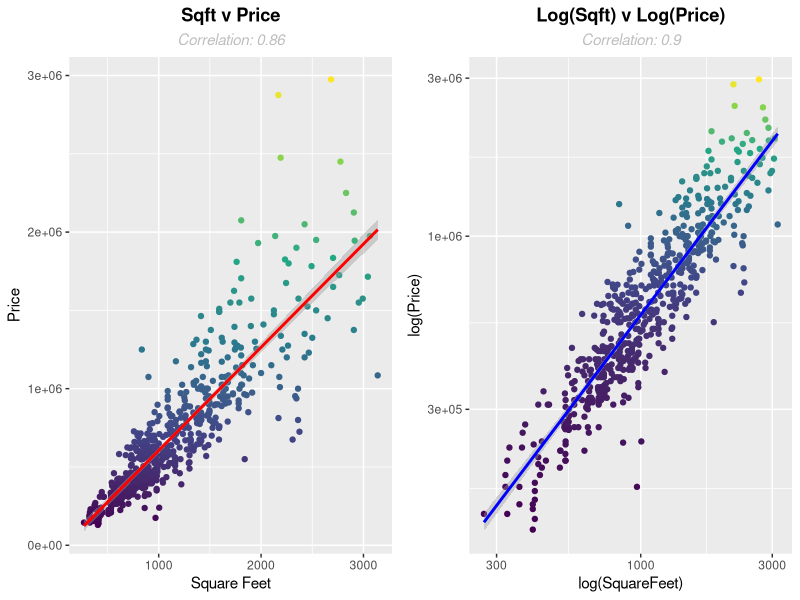

R code for this plot:
# Packages ----------------------------------------------------------------

require(dplyr)
require(stringr)
require(gridExtra)
require(ggplot2)


# Data --------------------------------------------------------------------

df <- read.csv(file = "./data/RealEstate.csv")

names(df) <-
        names(df) |>
        gsub(pattern = "\\.", replacement = "")  |>
        str_to_title()


# Linear Relationship -----------------------------------------------------

grid.arrange(
        ggplot(data = df, aes(
                x = Sqft, y = Price, col = Price
        )) +
                geom_point() +
                geom_smooth(method = "lm", col = "red", formula = y ~ x) +
                labs(
                        title = "Sqft v Price",
                        subtitle = paste0("Correlation: ", cor(df$Sqft, df$Price)
                                          |> round(2)),
                        x = "Square Feet",
                        y = "Price"
                ) +
                theme(
                        plot.title = element_text(hjust = 0.5, face = "bold"),
                        plot.subtitle = element_text(
                                hjust = 0.5,
                                face = "italic",
                                color = "gray"
                        )
                ) + guides(col = "none") +
                scale_color_viridis_c(),
        ggplot(data = df, aes(
                x = Sqft, y = Price, col = Price
        )) +
                geom_point() +
                geom_smooth(method = "lm", col = "blue", formula = y ~ x) +
                scale_x_log10() +
                scale_y_log10() +
                labs(
                        title = "Log(Sqft) v Log(Price)",
                        subtitle = paste0("Correlation: ", cor(log(df$Sqft),
                                                               log(df$Price))
                                          |> round(2)),
                        x = "log(SquareFeet)",
                        y = "log(Price)"
                ) +
                theme(
                        plot.title = element_text(hjust = 0.5, face = "bold"),
                        plot.subtitle = element_text(
                                hjust = 0.5,
                                face = "italic",
                                color = "gray"
                        )
                ) + guides(col = "none") +
                scale_color_viridis_c(),
        nrow = 1
)

# Multiple Linear Regression Model ----------------------------------------

# LN(PRICE) = β0 + β1LN(SQFT) + β2BED + β3BATH + β4FLOORS + β5DIST

model <- lm(data = df,
            formula = log(Price) ~ log(Sqft) + Bed + Bath + Floors + Distkm)

summodel <- summary(model)


# Quiz Solution -----------------------------------------------------------

# Question 1: B4 value
# Report the estimated value of β4, round the answer to four decimal digits.
model$coefficients[5]

# Question 2: Prediction
# Using the estimated regression model, predict the price in dollars
# of an apartment that is 1000 sqft in size, has 2 Bedrooms, 2 Bathrooms, 
# is in a building with 8 Floors and is 1.2 Km from the City Park. 
# Round your answer to a whole number.

model$coefficients %*% c(1, log(1000), 2, 2, 8, 1.2) |> exp() |> round(0)

# Question 3: Confidence Bounds for Prediction
# Calculate a 95% confidence interval for your predicted price
predict.lm(
        object = model,
        newdata= df[1, ] |> 
                select(-Price) |> 
                within({
                        Sqft <- 1000
                        Bed <- 2
                        Bath <- 2
                        Floors <- 8
                        Distkm <- 1.2
                }),
        interval = "prediction",
        level = 0.95
) |> exp()
